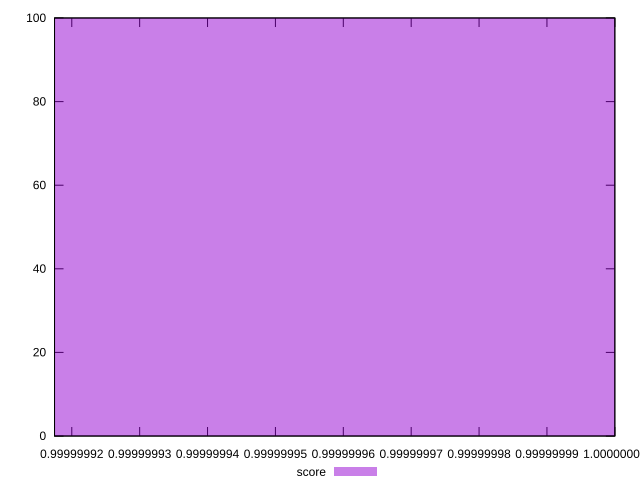

The script that saved this image:
reset
set terminal svg size 640, 490 enhanced background rgb 'white'
set output "report_00007_2020-12-11T15:55:29.892Z/total-blocking-time/samples/pages+cached+noexternal+nosvg/score/histogram.svg"

$score <<EOF
1 100
EOF

set key outside below
set boxwidth 0.1
set yrange [0:100]
set style fill transparent solid 0.5 noborder

plot \
  $score title "score" with boxes, \


reset
